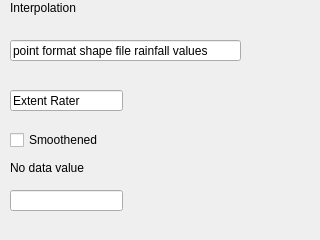
<?xml version="1.0" encoding="UTF-8"?>
<ui version="4.0">
 <class>Dialog</class>
 <widget class="QDialog" name="Dialog">
  <property name="geometry">
   <rect>
    <x>0</x>
    <y>0</y>
    <width>320</width>
    <height>240</height>
   </rect>
  </property>
  <property name="windowTitle">
   <string>Dialog</string>
  </property>
  <widget class="QLineEdit" name="lineEdit">
   <property name="geometry">
    <rect>
     <x>10</x>
     <y>40</y>
     <width>231</width>
     <height>21</height>
    </rect>
   </property>
   <property name="text">
    <string>point format shape file rainfall values</string>
   </property>
  </widget>
  <widget class="QLabel" name="label">
   <property name="geometry">
    <rect>
     <x>10</x>
     <y>0</y>
     <width>81</width>
     <height>16</height>
    </rect>
   </property>
   <property name="text">
    <string>Interpolation</string>
   </property>
  </widget>
  <widget class="QLineEdit" name="lineEdit_2">
   <property name="geometry">
    <rect>
     <x>10</x>
     <y>90</y>
     <width>113</width>
     <height>21</height>
    </rect>
   </property>
   <property name="text">
    <string>Extent Rater</string>
   </property>
  </widget>
  <widget class="QCheckBox" name="checkBox">
   <property name="geometry">
    <rect>
     <x>10</x>
     <y>130</y>
     <width>101</width>
     <height>20</height>
    </rect>
   </property>
   <property name="text">
    <string>Smoothened</string>
   </property>
  </widget>
  <widget class="QLabel" name="label_2">
   <property name="geometry">
    <rect>
     <x>10</x>
     <y>160</y>
     <width>101</width>
     <height>16</height>
    </rect>
   </property>
   <property name="text">
    <string>No data value</string>
   </property>
  </widget>
  <widget class="QLineEdit" name="lineEdit_3">
   <property name="geometry">
    <rect>
     <x>10</x>
     <y>190</y>
     <width>113</width>
     <height>21</height>
    </rect>
   </property>
  </widget>
 </widget>
 <resources/>
 <connections/>
</ui>
